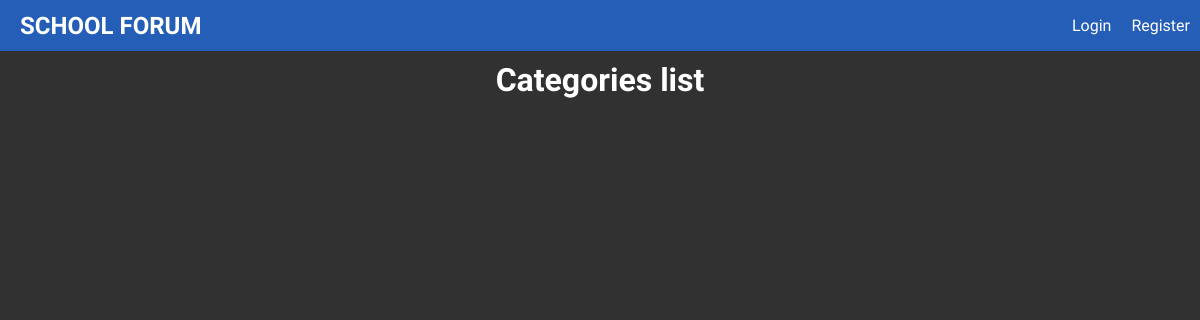
The app's page /, older data.
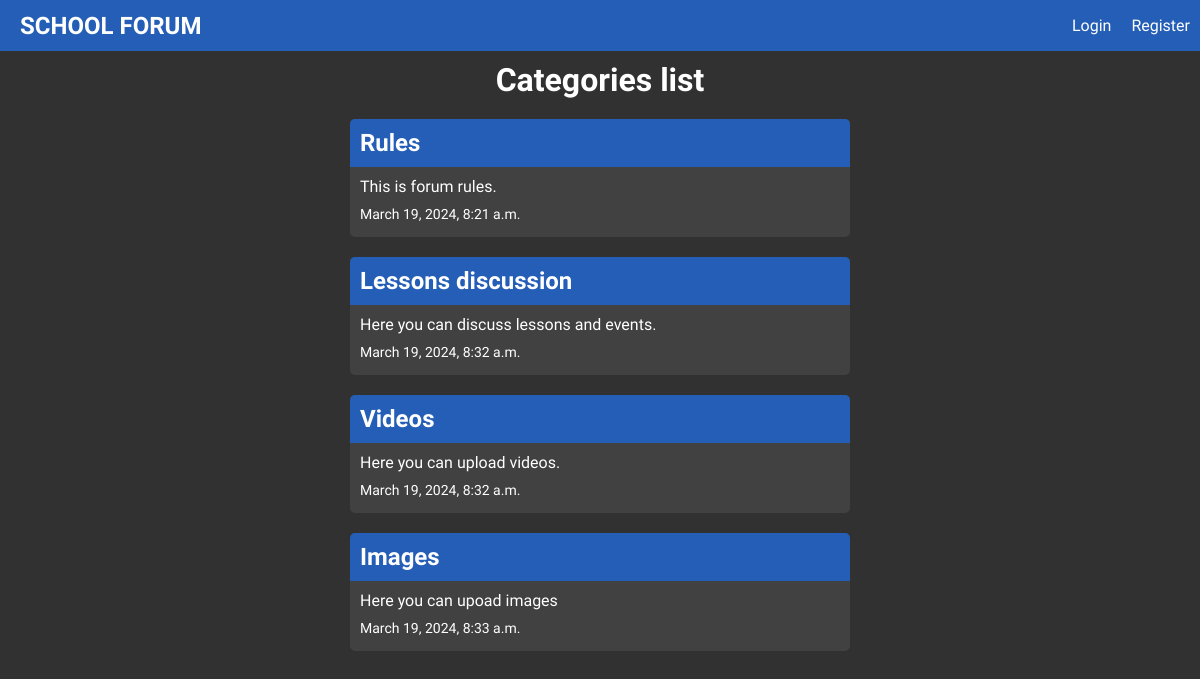
The same page, newer data.
### posts/models.py (models this page shows, shortened)
class Category(models.Model):
    title = models.CharField(max_length=50)
    slug = models.SlugField()
    description = models.TextField(max_length=100)
    date = models.DateTimeField(auto_now_add=True)

### posts/views.py (the view)
# urls.py: path('', views.categories_list_view, name='categories'),
def categories_list_view(request):
    categories = Category.objects.all().order_by('date')
    return render(request, 'categories_list.html', {'categories': categories})

### posts/templates/categories_list.html
{% extends 'base_layout.html' %}
{% block content %}
    <h1 class="page-title-header">Categories list</h1>
    <div class="categories">
        {% for category in categories %}
            <div class="category">
                <a href="{% url 'posts:posts_list' category=category.slug %}">
                    <h2 class="category-title">{{ category.title }}</h2>
                    <p class="category-description">{{ category.description }}</p>
                    <p class="category-date">{{ category.date }}</p>
                </a>
            </div>
        {% endfor %}
    </div>
{% endblock content %}

### School_Forum/templates/base_layout.html (shortened to what this page needs)
{% load static %}
<!DOCTYPE html>
<html lang="en">
<head>
    <link rel="stylesheet" href="{% static 'styles.css' %}">
</head>
<body>
    <div class="wrapper">
        <nav class="nav-bar">
            <h1><a href="{% url 'posts:categories' %}">SCHOOL FORUM</a></h1>
            <ul>
                {% if user.is_authenticated %}
                    <li>
                        <a href="#" id="ajax-logout">Logout</a>
                    </li>
                    <li>
                        <a href="{% url 'accounts:profile' %}">Profile</a>
                    </li>
                {% else %}
                    <li>
                        <a href="{% url 'accounts:login' %}">Login</a>
                    </li>
                    <li>
                        <a href="{% url 'accounts:register' %}">Register</a>
                    </li>
                {% endif %}
            </ul>
        </nav>
        {% block content %}
        {% endblock content %}
    </div>
</body>
</html>

### static/styles.css (style rules this page uses)
:root { --color1: #313131; --color2: #414141; --text-hover: #d8d8d8; --text-color: #ffff; --color-important: #245eb6; --color-reject: #FF3F3F; --color-accept: #00CB3F; --default-border-radius: 5px; }
body { font-family: "Fira Sans Extra Condensed", sans-serif; font-weight: 400; font-style: normal; color: var(--text-color); background-color: var(--color1); margin: 0px; }
h1, h2, h3, h4, h5, h6 { margin: 0; }
a { text-decoration: none; color: inherit; }
.nav-bar { display: flex; flex-direction: row; justify-content: space-between; align-items: center; background-color: var(--color-important); }
.nav-bar h1 { margin: 0 20px; }
.nav-bar ul { display: flex; flex-direction: row; list-style-type: none; }
.nav-bar ul li { margin: 0 10px; }
.page-title-header { text-align: center; margin: 10px 0; }
.wrapper { align-items: center; }
.categories { display: flex; flex-direction: column; align-items: center; }
.category { background-color: var(--color2); margin: 10px 20px; border-radius: var(--default-border-radius); padding: 0 0 5px 0; min-width: 500px; }
.category .category-title { border-radius: var(--default-border-radius) var(--default-border-radius) 0 0; background-color: var(--color-important); padding: 10px; }
.category .category-description { margin: 10px; font-size: 16px; }
.category .category-date { margin: 10px; font-size: 14px; }

Row changes from the older to the newer data that the page shows:
added Category: title "Rules", description "This is forum rules.", date "March 19, 2024, 8:21 a.m."
added Category: title "Lessons discussion", description "Here you can discuss lessons and events.", date "March 19, 2024, 8:32 a.m."
added Category: title "Videos", description "Here you can upload videos.", date "March 19, 2024, 8:32 a.m."
added Category: title "Images", description "Here you can upoad images", date "March 19, 2024, 8:33 a.m."
